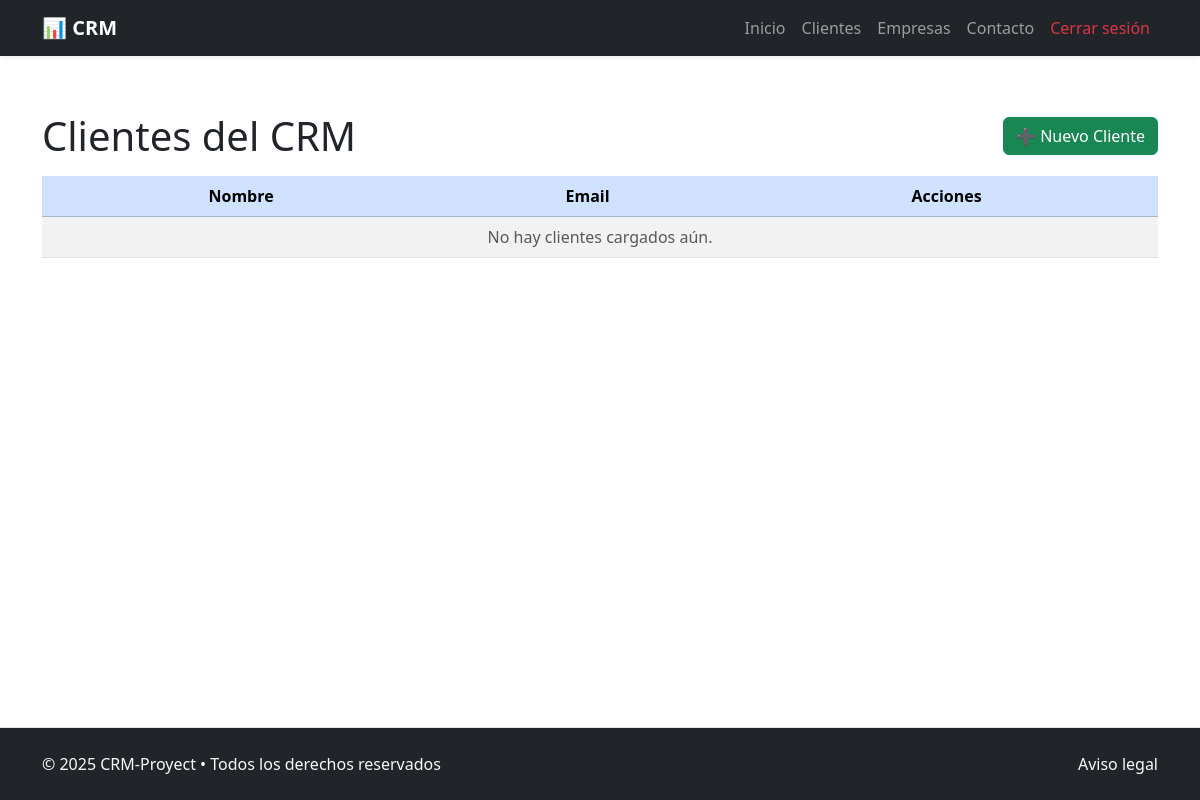
/client/list/ (signed in), run on an earlier commit of the app's database.
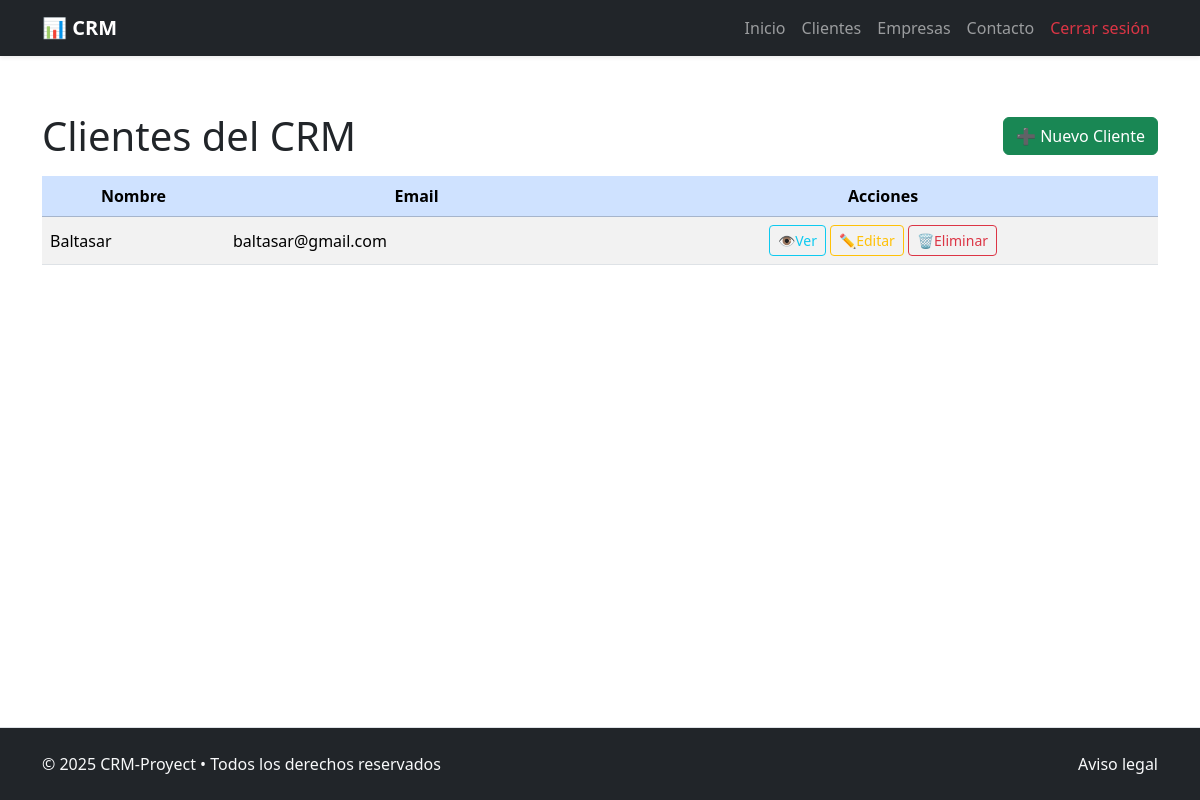
And on a later commit of the database.
### crm_app/models.py (models this page shows, shortened)
class Client(models.Model):
    name = models.CharField(max_length=255) #Nombre del cliente
    email = models.EmailField(unique=True) #Email del cliente
    phone = models.CharField(max_length=50, blank=True) #Telefono del cliente
    company = models.ForeignKey(
        Company, on_delete=models.SET_NULL, blank=True, null=True,
        related_name='clients') #Empresa del cliente
    assigned_to = models.ForeignKey(
        User, on_delete=models.SET_NULL, blank=True, null=True,
        related_name='clients') #Asignado a tal usuario
    created_at = models.DateTimeField(auto_now_add=True) #Fecha de creación
    updated_at = models.DateTimeField(auto_now=True) #Fecha de ultima actualización

### crm_app/views.py (the view)
# urls.py: path("client/list/", ClientListView.as_view(), name="client_list"),
@method_decorator(login_required, name='dispatch')
class ClientListView(ListView):
    model = Client
    template_name = '../templates/clients/client_list.html'
    context_object_name = 'clients'
    def get_queryset(self):
        if self.request.user.is_authenticated:
            return Client.objects.all().order_by('created_at')

### crm_project/templates/clients/client_list.html (shortened to what this page needs)
{% extends "general/layout.html" %}
{% block page_content %}
<div class="container my-5">
    <div class="d-flex justify-content-between align-items-center mb-3">
        <h1 class="mb-0">Clientes del CRM</h1>
        <a href="{% url 'client_create' %}" class="btn btn-success">
            ➕ Nuevo Cliente
        </a>
    </div>
    <div class="table-responsive">
        <table class="table table-striped table-hover align-middle">
            <thead class="table-primary text-center">
                <tr>
                    <th>Nombre</th>
                    <th>Email</th>
                    <th>Acciones</th>
                </tr>
            </thead>
            <tbody>
                {% for client in clients %}
                <tr>
                    <td>{{ client.name|default_if_none:"Sin especificar" }}</td>
                    <td>{{ client.email|default_if_none:"Sin especificar" }}</td>
                    <td class="text-center">
                        <a href="{% url 'client_detail' client.pk %}" class="btn btn-sm btn-outline-info">👁Ver</a>
                        <a href="{% url 'client_update' client.pk %}" class="btn btn-sm btn-outline-warning">✏️Editar</a>
                        <a href="{% url 'client_delete' client.pk %}" class="btn btn-sm btn-outline-danger">🗑Eliminar</a>
                    </td>
                </tr>
                {% empty %}
                <tr>
                    <td colspan="5" class="text-center text-muted">No hay clientes cargados aún.</td>
                </tr>
                {% endfor %}
            </tbody>
        </table>
    </div>
</div>
{% endblock %}

What changed in the data, as far as the page shows it:
added Client: name "Baltasar", email "baltasar@gmail.com"
Also different on the page:
text no longer shown: "No hay clientes cargados aún."
